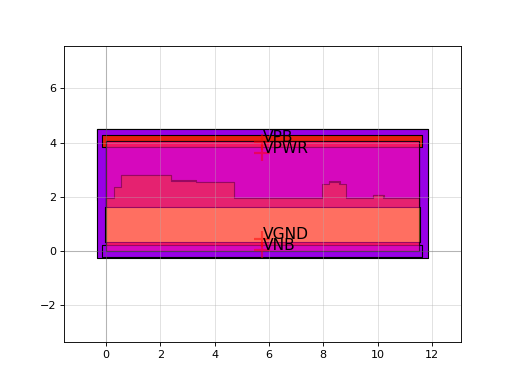

The script that drew this image:
import sky130

c = sky130.components.sky130_fd_sc_hvl__sdlxtp_1()
c.plot()
